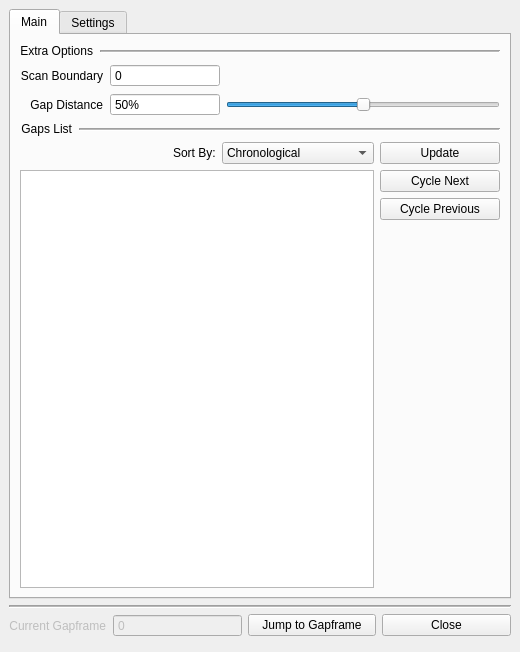
<?xml version="1.0" encoding="UTF-8"?>
<ui version="4.0">
 <class>GapframesPanel</class>
 <widget class="QMainWindow" name="GapframesPanel">
  <property name="geometry">
   <rect>
    <x>0</x>
    <y>0</y>
    <width>520</width>
    <height>652</height>
   </rect>
  </property>
  <property name="maximumSize">
   <size>
    <width>650</width>
    <height>750</height>
   </size>
  </property>
  <property name="windowTitle">
   <string>Gapframes Panel</string>
  </property>
  <widget class="QWidget" name="GapframesWidget">
   <layout class="QVBoxLayout" name="verticalLayout">
    <item>
     <widget class="QTabWidget" name="Gapframes_tabWidget">
      <property name="currentIndex">
       <number>0</number>
      </property>
      <widget class="QWidget" name="gapframes_main_tab">
       <attribute name="title">
        <string>Main</string>
       </attribute>
       <layout class="QVBoxLayout" name="verticalLayout_5">
        <item>
         <layout class="QHBoxLayout" name="extraOptions_title_layout">
          <item>
           <widget class="QLabel" name="extraOptions_title_label">
            <property name="font">
             <font>
              <pointsize>9</pointsize>
             </font>
            </property>
            <property name="text">
             <string>Extra Options</string>
            </property>
            <property name="alignment">
             <set>Qt::AlignRight|Qt::AlignTrailing|Qt::AlignVCenter</set>
            </property>
            <property name="margin">
             <number>1</number>
            </property>
            <property name="indent">
             <number>1</number>
            </property>
           </widget>
          </item>
          <item>
           <widget class="Line" name="extraOptions_title_line">
            <property name="sizePolicy">
             <sizepolicy hsizetype="Expanding" vsizetype="Preferred">
              <horstretch>0</horstretch>
              <verstretch>0</verstretch>
             </sizepolicy>
            </property>
            <property name="frameShadow">
             <enum>QFrame::Sunken</enum>
            </property>
            <property name="lineWidth">
             <number>1</number>
            </property>
            <property name="midLineWidth">
             <number>1</number>
            </property>
            <property name="orientation">
             <enum>Qt::Horizontal</enum>
            </property>
           </widget>
          </item>
         </layout>
        </item>
        <item>
         <layout class="QGridLayout" name="extraOptions_input_layout">
          <item row="1" column="1">
           <widget class="QSpinBox" name="extraOptions_gapDistance_spinBox">
            <property name="sizePolicy">
             <sizepolicy hsizetype="Preferred" vsizetype="Fixed">
              <horstretch>40</horstretch>
              <verstretch>0</verstretch>
             </sizepolicy>
            </property>
            <property name="toolTip">
             <string>&lt;html&gt;&lt;head/&gt;&lt;body&gt;&lt;p&gt;How far between the Keyframes of a Gap to place the Gapframe.&lt;/p&gt;&lt;/body&gt;&lt;/html&gt;</string>
            </property>
            <property name="buttonSymbols">
             <enum>QAbstractSpinBox::NoButtons</enum>
            </property>
            <property name="suffix">
             <string>%</string>
            </property>
            <property name="maximum">
             <number>100</number>
            </property>
            <property name="value">
             <number>50</number>
            </property>
           </widget>
          </item>
          <item row="1" column="2">
           <widget class="QSlider" name="extraOptions_gapDistance_slider">
            <property name="sizePolicy">
             <sizepolicy hsizetype="Preferred" vsizetype="Fixed">
              <horstretch>100</horstretch>
              <verstretch>0</verstretch>
             </sizepolicy>
            </property>
            <property name="maximum">
             <number>100</number>
            </property>
            <property name="pageStep">
             <number>25</number>
            </property>
            <property name="value">
             <number>50</number>
            </property>
            <property name="orientation">
             <enum>Qt::Horizontal</enum>
            </property>
           </widget>
          </item>
          <item row="0" column="0">
           <widget class="QLabel" name="extraOptions_scanBoundary_label">
            <property name="sizePolicy">
             <sizepolicy hsizetype="Minimum" vsizetype="Preferred">
              <horstretch>0</horstretch>
              <verstretch>0</verstretch>
             </sizepolicy>
            </property>
            <property name="text">
             <string>Scan Boundary</string>
            </property>
            <property name="alignment">
             <set>Qt::AlignRight|Qt::AlignTrailing|Qt::AlignVCenter</set>
            </property>
            <property name="margin">
             <number>1</number>
            </property>
            <property name="indent">
             <number>1</number>
            </property>
           </widget>
          </item>
          <item row="1" column="0">
           <widget class="QLabel" name="extraOptions_gapDistance_label">
            <property name="text">
             <string>Gap Distance</string>
            </property>
            <property name="alignment">
             <set>Qt::AlignRight|Qt::AlignTrailing|Qt::AlignVCenter</set>
            </property>
            <property name="margin">
             <number>1</number>
            </property>
            <property name="indent">
             <number>1</number>
            </property>
           </widget>
          </item>
          <item row="0" column="1">
           <widget class="QSpinBox" name="extraOptions_scanBoundary_spinBox">
            <property name="enabled">
             <bool>true</bool>
            </property>
            <property name="sizePolicy">
             <sizepolicy hsizetype="MinimumExpanding" vsizetype="Fixed">
              <horstretch>0</horstretch>
              <verstretch>0</verstretch>
             </sizepolicy>
            </property>
            <property name="toolTip">
             <string>&lt;html&gt;&lt;head/&gt;&lt;body&gt;&lt;p&gt;How many frames on either side of the Active Viewer's current frame to scan for Keyframes.&lt;/p&gt;&lt;/body&gt;&lt;/html&gt;</string>
            </property>
            <property name="buttonSymbols">
             <enum>QAbstractSpinBox::NoButtons</enum>
            </property>
            <property name="maximum">
             <number>999999999</number>
            </property>
           </widget>
          </item>
         </layout>
        </item>
        <item>
         <layout class="QHBoxLayout" name="gapsList_title_layout">
          <item>
           <widget class="QLabel" name="gapsList_title_label">
            <property name="font">
             <font>
              <pointsize>9</pointsize>
             </font>
            </property>
            <property name="text">
             <string>Gaps List</string>
            </property>
            <property name="alignment">
             <set>Qt::AlignRight|Qt::AlignTrailing|Qt::AlignVCenter</set>
            </property>
            <property name="margin">
             <number>1</number>
            </property>
            <property name="indent">
             <number>1</number>
            </property>
           </widget>
          </item>
          <item>
           <widget class="Line" name="gapsList_title_line">
            <property name="sizePolicy">
             <sizepolicy hsizetype="Expanding" vsizetype="Preferred">
              <horstretch>0</horstretch>
              <verstretch>0</verstretch>
             </sizepolicy>
            </property>
            <property name="frameShadow">
             <enum>QFrame::Sunken</enum>
            </property>
            <property name="lineWidth">
             <number>1</number>
            </property>
            <property name="midLineWidth">
             <number>1</number>
            </property>
            <property name="orientation">
             <enum>Qt::Horizontal</enum>
            </property>
           </widget>
          </item>
         </layout>
        </item>
        <item>
         <layout class="QGridLayout" name="gapsList_overall_layout">
          <item row="1" column="0">
           <widget class="QListWidget" name="gapsList_list_listWidget">
            <property name="sizePolicy">
             <sizepolicy hsizetype="MinimumExpanding" vsizetype="Expanding">
              <horstretch>0</horstretch>
              <verstretch>0</verstretch>
             </sizepolicy>
            </property>
           </widget>
          </item>
          <item row="1" column="1">
           <layout class="QVBoxLayout" name="gapsList_actions_layout">
            <item>
             <widget class="QPushButton" name="gapsList_cycleNext_pushButton">
              <property name="text">
               <string>Cycle Next</string>
              </property>
             </widget>
            </item>
            <item>
             <widget class="QPushButton" name="gapsList_cyclePrev_pushButton">
              <property name="text">
               <string>Cycle Previous</string>
              </property>
             </widget>
            </item>
            <item>
             <spacer name="gapsList_actions_spacer">
              <property name="orientation">
               <enum>Qt::Vertical</enum>
              </property>
              <property name="sizeHint" stdset="0">
               <size>
                <width>20</width>
                <height>40</height>
               </size>
              </property>
             </spacer>
            </item>
            <item>
             <spacer name="gapsList_actions_spacer_2">
              <property name="orientation">
               <enum>Qt::Horizontal</enum>
              </property>
              <property name="sizeType">
               <enum>QSizePolicy::Preferred</enum>
              </property>
              <property name="sizeHint" stdset="0">
               <size>
                <width>120</width>
                <height>20</height>
               </size>
              </property>
             </spacer>
            </item>
           </layout>
          </item>
          <item row="0" column="0">
           <layout class="QHBoxLayout" name="gapsList_settings_layout">
            <item>
             <spacer name="gapsList_settings_spacer">
              <property name="orientation">
               <enum>Qt::Horizontal</enum>
              </property>
              <property name="sizeType">
               <enum>QSizePolicy::Expanding</enum>
              </property>
              <property name="sizeHint" stdset="0">
               <size>
                <width>40</width>
                <height>20</height>
               </size>
              </property>
             </spacer>
            </item>
            <item>
             <widget class="QLabel" name="gapsList_settings_label">
              <property name="text">
               <string>Sort By:</string>
              </property>
             </widget>
            </item>
            <item>
             <widget class="QComboBox" name="gapsList_sorting_comboBox">
              <property name="sizePolicy">
               <sizepolicy hsizetype="MinimumExpanding" vsizetype="Fixed">
                <horstretch>0</horstretch>
                <verstretch>0</verstretch>
               </sizepolicy>
              </property>
              <item>
               <property name="text">
                <string>Chronological</string>
               </property>
              </item>
              <item>
               <property name="text">
                <string>Largest Gap</string>
               </property>
              </item>
              <item>
               <property name="text">
                <string>Smallest Gap</string>
               </property>
              </item>
             </widget>
            </item>
           </layout>
          </item>
          <item row="0" column="1">
           <widget class="QPushButton" name="gapsList_update_pushButton">
            <property name="toolTip">
             <string>Force the list to update with current Gaps.</string>
            </property>
            <property name="text">
             <string>Update</string>
            </property>
           </widget>
          </item>
         </layout>
        </item>
       </layout>
      </widget>
      <widget class="QWidget" name="gaprames_settings_tab">
       <attribute name="title">
        <string>Settings</string>
       </attribute>
       <layout class="QVBoxLayout" name="verticalLayout_3">
        <item>
         <layout class="QHBoxLayout" name="nodeSection_title_layout">
          <item>
           <widget class="QLabel" name="nodeSection_title_label">
            <property name="font">
             <font>
              <pointsize>9</pointsize>
             </font>
            </property>
            <property name="text">
             <string>Nodes</string>
            </property>
            <property name="alignment">
             <set>Qt::AlignRight|Qt::AlignTrailing|Qt::AlignVCenter</set>
            </property>
            <property name="margin">
             <number>1</number>
            </property>
            <property name="indent">
             <number>1</number>
            </property>
           </widget>
          </item>
          <item>
           <widget class="Line" name="nodeSection_title_line">
            <property name="sizePolicy">
             <sizepolicy hsizetype="Expanding" vsizetype="Preferred">
              <horstretch>0</horstretch>
              <verstretch>0</verstretch>
             </sizepolicy>
            </property>
            <property name="frameShadow">
             <enum>QFrame::Sunken</enum>
            </property>
            <property name="lineWidth">
             <number>1</number>
            </property>
            <property name="midLineWidth">
             <number>1</number>
            </property>
            <property name="orientation">
             <enum>Qt::Horizontal</enum>
            </property>
           </widget>
          </item>
         </layout>
        </item>
        <item>
         <layout class="QVBoxLayout" name="nodeSection_button_layout">
          <item>
           <layout class="QHBoxLayout" name="nodeSection_selection_layout">
            <item>
             <widget class="QRadioButton" name="nodeSection_propertiesPanel_radioButton">
              <property name="sizePolicy">
               <sizepolicy hsizetype="Fixed" vsizetype="Fixed">
                <horstretch>0</horstretch>
                <verstretch>0</verstretch>
               </sizepolicy>
              </property>
              <property name="text">
               <string>From Properties Panel</string>
              </property>
              <property name="checked">
               <bool>true</bool>
              </property>
             </widget>
            </item>
            <item>
             <widget class="QRadioButton" name="nodeSection_selectedNodes_radioButton">
              <property name="sizePolicy">
               <sizepolicy hsizetype="Fixed" vsizetype="Fixed">
                <horstretch>0</horstretch>
                <verstretch>0</verstretch>
               </sizepolicy>
              </property>
              <property name="text">
               <string>Selected Nodes</string>
              </property>
             </widget>
            </item>
            <item>
             <widget class="QRadioButton" name="nodeSection_specificNodes_radioButton">
              <property name="text">
               <string>Specific Nodes</string>
              </property>
             </widget>
            </item>
           </layout>
          </item>
          <item>
           <layout class="QHBoxLayout" name="nodeNames_input_layout">
            <item>
             <widget class="QLabel" name="nodeNames_input_label">
              <property name="enabled">
               <bool>false</bool>
              </property>
              <property name="text">
               <string>Node Names</string>
              </property>
             </widget>
            </item>
            <item>
             <widget class="QLineEdit" name="nodeNames_input_lineEdit">
              <property name="enabled">
               <bool>false</bool>
              </property>
              <property name="toolTip">
               <string>&lt;html&gt;&lt;head/&gt;&lt;body&gt;&lt;p&gt;Names of Nodes which should be considered when scanning for Keyframes.&lt;/p&gt;&lt;/body&gt;&lt;/html&gt;</string>
              </property>
             </widget>
            </item>
           </layout>
          </item>
         </layout>
        </item>
        <item>
         <layout class="QHBoxLayout" name="knobSection_title_layout">
          <item>
           <widget class="QLabel" name="knobSection_title_label">
            <property name="font">
             <font>
              <pointsize>9</pointsize>
             </font>
            </property>
            <property name="text">
             <string>Knobs</string>
            </property>
            <property name="alignment">
             <set>Qt::AlignRight|Qt::AlignTrailing|Qt::AlignVCenter</set>
            </property>
            <property name="margin">
             <number>1</number>
            </property>
            <property name="indent">
             <number>1</number>
            </property>
           </widget>
          </item>
          <item>
           <widget class="Line" name="knobSection_title_line">
            <property name="sizePolicy">
             <sizepolicy hsizetype="Expanding" vsizetype="Preferred">
              <horstretch>0</horstretch>
              <verstretch>0</verstretch>
             </sizepolicy>
            </property>
            <property name="frameShadow">
             <enum>QFrame::Sunken</enum>
            </property>
            <property name="lineWidth">
             <number>1</number>
            </property>
            <property name="midLineWidth">
             <number>1</number>
            </property>
            <property name="orientation">
             <enum>Qt::Horizontal</enum>
            </property>
           </widget>
          </item>
         </layout>
        </item>
        <item>
         <layout class="QGridLayout" name="knobSection_input_layout">
          <item row="0" column="2">
           <widget class="QLineEdit" name="knobSection_allowedKnobs_lineEdit">
            <property name="toolTip">
             <string>&lt;html&gt;&lt;head/&gt;&lt;body&gt;&lt;p&gt;Names of Knobs which should be considered when scanning for Keyframes.&lt;/p&gt;&lt;p&gt;Leave empty to allow all knobs.&lt;/p&gt;&lt;/body&gt;&lt;/html&gt;</string>
            </property>
           </widget>
          </item>
          <item row="0" column="0">
           <widget class="QLabel" name="knobSection_allowedKnobs_label">
            <property name="text">
             <string>Allowed Knobs</string>
            </property>
            <property name="alignment">
             <set>Qt::AlignRight|Qt::AlignTrailing|Qt::AlignVCenter</set>
            </property>
            <property name="margin">
             <number>1</number>
            </property>
            <property name="indent">
             <number>1</number>
            </property>
           </widget>
          </item>
          <item row="1" column="0">
           <widget class="QLabel" name="knobSection_excludedKnobs_label_2">
            <property name="text">
             <string>Excluded Knobs</string>
            </property>
            <property name="alignment">
             <set>Qt::AlignRight|Qt::AlignTrailing|Qt::AlignVCenter</set>
            </property>
            <property name="margin">
             <number>1</number>
            </property>
            <property name="indent">
             <number>1</number>
            </property>
           </widget>
          </item>
          <item row="1" column="2">
           <widget class="QLineEdit" name="knobSection_excludedKnobs_lineEdit">
            <property name="toolTip">
             <string>&lt;html&gt;&lt;head/&gt;&lt;body&gt;&lt;p&gt;Names of Knobs which should be excluded when scanning for Keyframes.&lt;/p&gt;&lt;p&gt;Leave empty to NOT exclude any knobs.&lt;/p&gt;&lt;/body&gt;&lt;/html&gt;</string>
            </property>
           </widget>
          </item>
         </layout>
        </item>
        <item>
         <layout class="QHBoxLayout" name="hotkeySection_title_layout">
          <item>
           <widget class="QLabel" name="hotkeySection_title_label">
            <property name="font">
             <font>
              <pointsize>9</pointsize>
             </font>
            </property>
            <property name="text">
             <string>Hotkeys</string>
            </property>
            <property name="alignment">
             <set>Qt::AlignRight|Qt::AlignTrailing|Qt::AlignVCenter</set>
            </property>
            <property name="margin">
             <number>1</number>
            </property>
            <property name="indent">
             <number>1</number>
            </property>
           </widget>
          </item>
          <item>
           <widget class="Line" name="hotkeySection_title_line">
            <property name="sizePolicy">
             <sizepolicy hsizetype="Expanding" vsizetype="Preferred">
              <horstretch>0</horstretch>
              <verstretch>0</verstretch>
             </sizepolicy>
            </property>
            <property name="frameShadow">
             <enum>QFrame::Sunken</enum>
            </property>
            <property name="lineWidth">
             <number>1</number>
            </property>
            <property name="midLineWidth">
             <number>1</number>
            </property>
            <property name="orientation">
             <enum>Qt::Horizontal</enum>
            </property>
           </widget>
          </item>
         </layout>
        </item>
        <item>
         <layout class="QGridLayout" name="hotkeys_input_layout">
          <item row="0" column="3">
           <widget class="QLineEdit" name="hotkeys_cycleGapDistances_lineEdit">
            <property name="toolTip">
             <string>&lt;html&gt;&lt;head/&gt;&lt;body&gt;&lt;p&gt;Hotkey for Cycling between every 25% of the Gap Distance slider.&lt;/p&gt;&lt;/body&gt;&lt;/html&gt;</string>
            </property>
            <property name="text">
             <string>alt+e</string>
            </property>
           </widget>
          </item>
          <item row="0" column="2">
           <widget class="QLabel" name="hotkeys_cycleGapDistances_label">
            <property name="text">
             <string>Cycle Gap Distances</string>
            </property>
            <property name="alignment">
             <set>Qt::AlignRight|Qt::AlignTrailing|Qt::AlignVCenter</set>
            </property>
            <property name="margin">
             <number>1</number>
            </property>
            <property name="indent">
             <number>1</number>
            </property>
           </widget>
          </item>
          <item row="0" column="0">
           <widget class="QLabel" name="hotkeys_openPanel_label">
            <property name="text">
             <string>Open Panel</string>
            </property>
            <property name="alignment">
             <set>Qt::AlignRight|Qt::AlignTrailing|Qt::AlignVCenter</set>
            </property>
            <property name="margin">
             <number>1</number>
            </property>
            <property name="indent">
             <number>1</number>
            </property>
           </widget>
          </item>
          <item row="0" column="1">
           <widget class="QLineEdit" name="hotkeys_openPanel_lineEdit">
            <property name="toolTip">
             <string>&lt;html&gt;&lt;head/&gt;&lt;body&gt;&lt;p&gt;Hotkey for opening the Panel.&lt;/p&gt;&lt;/body&gt;&lt;/html&gt;</string>
            </property>
            <property name="text">
             <string>alt+q</string>
            </property>
           </widget>
          </item>
          <item row="1" column="0">
           <widget class="QLabel" name="hotkeys_updateList_label">
            <property name="text">
             <string>Update Gaps List</string>
            </property>
            <property name="alignment">
             <set>Qt::AlignRight|Qt::AlignTrailing|Qt::AlignVCenter</set>
            </property>
            <property name="margin">
             <number>1</number>
            </property>
            <property name="indent">
             <number>1</number>
            </property>
           </widget>
          </item>
          <item row="1" column="1">
           <widget class="QLineEdit" name="hotkeys_updateList_lineEdit">
            <property name="toolTip">
             <string>&lt;html&gt;&lt;head/&gt;&lt;body&gt;&lt;p&gt;Hotkey for manually updating the Gaps List items.&lt;/p&gt;&lt;/body&gt;&lt;/html&gt;</string>
            </property>
            <property name="text">
             <string>alt+r</string>
            </property>
           </widget>
          </item>
          <item row="1" column="2">
           <widget class="QLabel" name="hotkeys_cycleNextItem_label">
            <property name="text">
             <string>Cycle Next Item</string>
            </property>
            <property name="alignment">
             <set>Qt::AlignRight|Qt::AlignTrailing|Qt::AlignVCenter</set>
            </property>
            <property name="margin">
             <number>1</number>
            </property>
            <property name="indent">
             <number>1</number>
            </property>
           </widget>
          </item>
          <item row="1" column="3">
           <widget class="QLineEdit" name="hotkeys_cycleNextItem_lineEdit">
            <property name="toolTip">
             <string>&lt;html&gt;&lt;head/&gt;&lt;body&gt;&lt;p&gt;Hotkey for Cycling to the next item on the Gaps List.&lt;/p&gt;&lt;/body&gt;&lt;/html&gt;</string>
            </property>
            <property name="text">
             <string>alt+d</string>
            </property>
           </widget>
          </item>
          <item row="2" column="2">
           <widget class="QLabel" name="hotkeys_cyclePrevItem_label">
            <property name="text">
             <string>Cycle Previous Item</string>
            </property>
            <property name="alignment">
             <set>Qt::AlignRight|Qt::AlignTrailing|Qt::AlignVCenter</set>
            </property>
            <property name="margin">
             <number>1</number>
            </property>
            <property name="indent">
             <number>1</number>
            </property>
           </widget>
          </item>
          <item row="2" column="3">
           <widget class="QLineEdit" name="hotkeys_cyclePrevItem_lineEdit">
            <property name="toolTip">
             <string>&lt;html&gt;&lt;head/&gt;&lt;body&gt;&lt;p&gt;Hotkey for Cycling to the previous item on the Gaps List.&lt;/p&gt;&lt;/body&gt;&lt;/html&gt;</string>
            </property>
            <property name="text">
             <string>alt+a</string>
            </property>
           </widget>
          </item>
         </layout>
        </item>
        <item>
         <spacer name="settingsTab_bottom_spacer">
          <property name="orientation">
           <enum>Qt::Vertical</enum>
          </property>
          <property name="sizeType">
           <enum>QSizePolicy::MinimumExpanding</enum>
          </property>
          <property name="sizeHint" stdset="0">
           <size>
            <width>20</width>
            <height>40</height>
           </size>
          </property>
         </spacer>
        </item>
       </layout>
      </widget>
     </widget>
    </item>
    <item>
     <layout class="QHBoxLayout" name="bottom_divider">
      <item>
       <widget class="Line" name="bottom_divider_line">
        <property name="sizePolicy">
         <sizepolicy hsizetype="Expanding" vsizetype="Minimum">
          <horstretch>0</horstretch>
          <verstretch>0</verstretch>
         </sizepolicy>
        </property>
        <property name="frameShadow">
         <enum>QFrame::Sunken</enum>
        </property>
        <property name="lineWidth">
         <number>1</number>
        </property>
        <property name="midLineWidth">
         <number>1</number>
        </property>
        <property name="orientation">
         <enum>Qt::Horizontal</enum>
        </property>
       </widget>
      </item>
     </layout>
    </item>
    <item>
     <layout class="QGridLayout" name="bottom_actionsInput_layout">
      <item row="0" column="0">
       <widget class="QLabel" name="bottom_curGapframe_label">
        <property name="enabled">
         <bool>false</bool>
        </property>
        <property name="sizePolicy">
         <sizepolicy hsizetype="Minimum" vsizetype="Preferred">
          <horstretch>0</horstretch>
          <verstretch>0</verstretch>
         </sizepolicy>
        </property>
        <property name="text">
         <string>Current Gapframe</string>
        </property>
        <property name="alignment">
         <set>Qt::AlignRight|Qt::AlignTrailing|Qt::AlignVCenter</set>
        </property>
        <property name="margin">
         <number>1</number>
        </property>
        <property name="indent">
         <number>1</number>
        </property>
       </widget>
      </item>
      <item row="0" column="2">
       <widget class="QPushButton" name="bottom_jumpAction_pushButton">
        <property name="sizePolicy">
         <sizepolicy hsizetype="MinimumExpanding" vsizetype="Fixed">
          <horstretch>0</horstretch>
          <verstretch>0</verstretch>
         </sizepolicy>
        </property>
        <property name="text">
         <string>Jump to Gapframe</string>
        </property>
       </widget>
      </item>
      <item row="0" column="3">
       <widget class="QPushButton" name="bottom_closeWin_pushButton">
        <property name="sizePolicy">
         <sizepolicy hsizetype="MinimumExpanding" vsizetype="Fixed">
          <horstretch>0</horstretch>
          <verstretch>0</verstretch>
         </sizepolicy>
        </property>
        <property name="text">
         <string>Close</string>
        </property>
       </widget>
      </item>
      <item row="0" column="1">
       <widget class="QSpinBox" name="bottom_curGapframe_spinBox">
        <property name="enabled">
         <bool>false</bool>
        </property>
        <property name="sizePolicy">
         <sizepolicy hsizetype="MinimumExpanding" vsizetype="Fixed">
          <horstretch>0</horstretch>
          <verstretch>0</verstretch>
         </sizepolicy>
        </property>
        <property name="readOnly">
         <bool>true</bool>
        </property>
        <property name="buttonSymbols">
         <enum>QAbstractSpinBox::NoButtons</enum>
        </property>
        <property name="maximum">
         <number>999999999</number>
        </property>
       </widget>
      </item>
     </layout>
    </item>
    <item>
     <widget class="QWidget" name="cpPaste_widget" native="true"/>
    </item>
   </layout>
  </widget>
  <action name="actionKey_Bindings">
   <property name="text">
    <string>Key Bindings</string>
   </property>
  </action>
 </widget>
 <tabstops>
  <tabstop>Gapframes_tabWidget</tabstop>
  <tabstop>extraOptions_scanBoundary_spinBox</tabstop>
  <tabstop>extraOptions_gapDistance_spinBox</tabstop>
  <tabstop>extraOptions_gapDistance_slider</tabstop>
  <tabstop>gapsList_sorting_comboBox</tabstop>
  <tabstop>gapsList_update_pushButton</tabstop>
  <tabstop>gapsList_cycleNext_pushButton</tabstop>
  <tabstop>gapsList_cyclePrev_pushButton</tabstop>
  <tabstop>gapsList_list_listWidget</tabstop>
  <tabstop>nodeSection_propertiesPanel_radioButton</tabstop>
  <tabstop>nodeSection_selectedNodes_radioButton</tabstop>
  <tabstop>nodeSection_specificNodes_radioButton</tabstop>
  <tabstop>nodeNames_input_lineEdit</tabstop>
  <tabstop>knobSection_allowedKnobs_lineEdit</tabstop>
  <tabstop>knobSection_excludedKnobs_lineEdit</tabstop>
  <tabstop>hotkeys_openPanel_lineEdit</tabstop>
  <tabstop>hotkeys_updateList_lineEdit</tabstop>
  <tabstop>hotkeys_cycleGapDistances_lineEdit</tabstop>
  <tabstop>hotkeys_cycleNextItem_lineEdit</tabstop>
  <tabstop>hotkeys_cyclePrevItem_lineEdit</tabstop>
  <tabstop>bottom_curGapframe_spinBox</tabstop>
  <tabstop>bottom_jumpAction_pushButton</tabstop>
  <tabstop>bottom_closeWin_pushButton</tabstop>
 </tabstops>
 <resources/>
 <connections/>
</ui>
